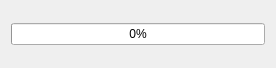
<?xml version="1.0" encoding="UTF-8"?>
<ui version="4.0">
 <class>processing</class>
 <widget class="QDialog" name="processing">
  <property name="geometry">
   <rect>
    <x>0</x>
    <y>0</y>
    <width>276</width>
    <height>68</height>
   </rect>
  </property>
  <property name="windowTitle">
   <string>Dialog</string>
  </property>
  <layout class="QGridLayout" name="gridLayout">
   <item row="0" column="0">
    <widget class="QProgressBar" name="process">
     <property name="minimum">
      <number>0</number>
     </property>
     <property name="value">
      <number>0</number>
     </property>
     <property name="textVisible">
      <bool>true</bool>
     </property>
     <property name="invertedAppearance">
      <bool>false</bool>
     </property>
    </widget>
   </item>
  </layout>
 </widget>
 <resources/>
 <connections/>
</ui>
